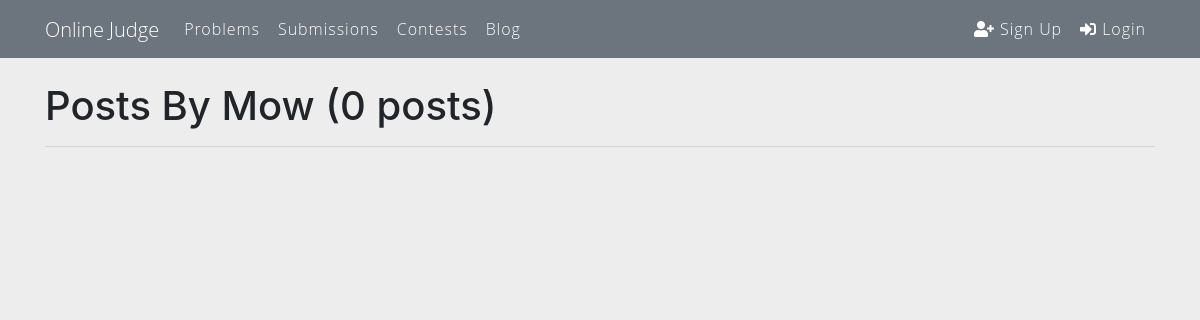
Before: /blog/user/Mow/ with the older database file.
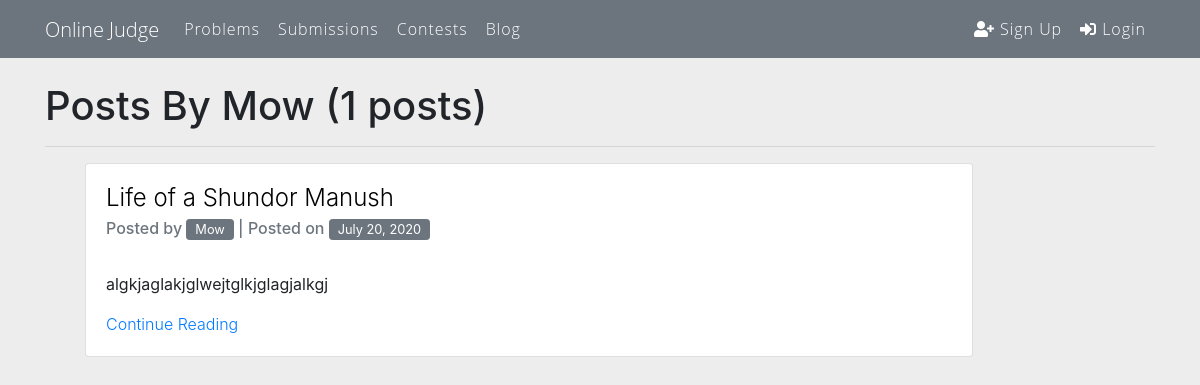
After: the same page with the newer database file.
### blog/models.py (models this page shows, shortened)
class Post(models.Model):
	title = models.CharField(max_length=150)
	content = RichTextField(blank=True, null=True)
	date_posted = models.DateTimeField(default=timezone.now)
	author = models.ForeignKey(User, on_delete=models.CASCADE)

### blog/views.py (the view)
# urls.py: path('user/<str:username>/', UserPostListView.as_view(), name='user-posts'),
class UserPostListView(ListView):
	model = Post
	template_name = 'blog/user_posts.html'
	context_object_name = 'posts'
	paginate_by = 3
	def get_queryset(self):
		user = get_object_or_404(User, username=self.kwargs.get('username'))
		return Post.objects.filter(author=user).order_by('-date_posted')

### blog/templates/blog/user_posts.html (shortened to what this page needs)
{% extends "base.html" %}
{% block content %}
	<div class="container">
		<h1 class="mb-3">Posts By {{ view.kwargs.username }} ({{ page_obj.paginator.count }} posts)</h1>
		<hr>
		{% for post in posts %}
			<div class="card" style="width: 80%;">
			  <div class="card-body">
			    <h4 class="card-title"> <a href="{% url 'post-detail' post.id %}"> {{post.title }} </a></h4>
			    <h6 class="card-subtitle mb-2 text-muted"> Posted by
				    <a href="{% url 'user-posts' post.author.username %}" class="btn btn-sm btn-secondary py-0" style="font-size: 0.8em;">
				    	{{ post.author }}
				    </a>
				    | Posted on <button class="btn btn-sm btn-secondary py-0" style="font-size: 0.8em;">{{ post.date_posted|date:"F d, Y"}}</button>
				</h6>
			    <br>
			    <p class="card-text">{{ post.content|safe|truncatechars:255 }}</p>
			    <a href="{% url 'post-detail' post.id %}" class="card-link ">Continue Reading</a>
			  </div>
			</div>
		{% endfor %}
	</div>
{% endblock content %}

Changed rows visible on the page:
added Post: title "Life of a Shundor Manush", author "Mow", date_posted "July 20, 2020", content "algkjaglakjglwejtglkjglagjalkgj"
Other visible differences:
{{ page_obj.paginator.count }}: "0" → "1"
